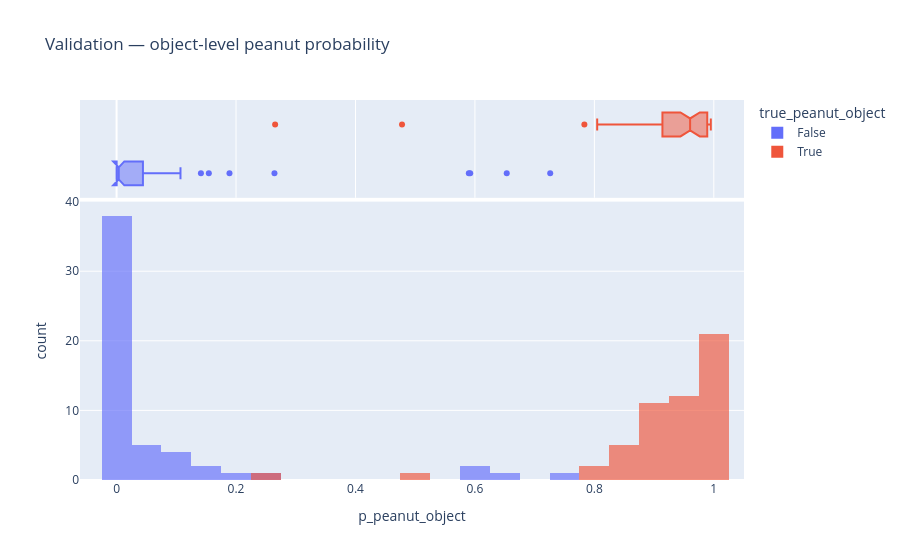
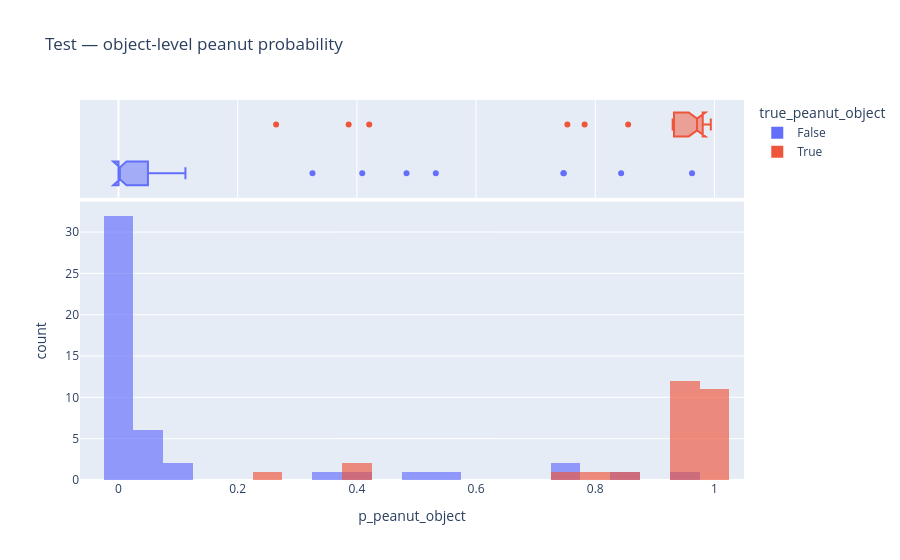

Notebook code cell kept with these figures, in order:
### Code cell
def add_object_score_probabilities(df, model, feature_cols):
    out = df.copy()
    X = out[feature_cols].to_numpy(dtype=float)
    out["p_peanut_object"] = model.predict_proba(X)[:, 1]
    return out


validation_score_df = add_object_score_probabilities(
    validation_score_df,
    model=object_score_model,
    feature_cols=OBJECT_SCORE_FEATURES,
)

test_score_df = add_object_score_probabilities(
    test_score_df,
    model=object_score_model,
    feature_cols=OBJECT_SCORE_FEATURES,
)


def safe_auc_report(df, set_name):
    d = df.dropna(subset=["p_peanut_object", "true_peanut_object"]).copy()
    y = d["true_peanut_object"].astype(int).to_numpy()
    p = d["p_peanut_object"].to_numpy(dtype=float)

    if len(np.unique(y)) < 2:
        print(f"{set_name}: only one class available, AUC not defined.")
        return

    print(f"{set_name} ROC-AUC: {roc_auc_score(y, p):.3f}")
    print(f"{set_name} average precision: {average_precision_score(y, p):.3f}")


safe_auc_report(validation_score_df, "Validation")
safe_auc_report(test_score_df, "Test")

fig = px.histogram(
    validation_score_df,
    x="p_peanut_object",
    color="true_peanut_object",
    nbins=30,
    marginal="box",
    barmode="overlay",
    opacity=0.65,
    title="Validation — object-level peanut probability",
)
fig.show()

fig = px.histogram(
    test_score_df,
    x="p_peanut_object",
    color="true_peanut_object",
    nbins=30,
    marginal="box",
    barmode="overlay",
    opacity=0.65,
    title="Test — object-level peanut probability",
)
fig.show()

### Figure 1 — Plotly figure (JSON) as saved in the notebook; plotly's stock layout.template omitted (floating-point values rounded to 4 significant figures)
{"data": [{"bingroup": "x", "hovertemplate": "true_peanut_object=False<br>p_peanut_object=%{x}<br>count=%{y}<extra></extra>", "legendgroup": "False", "marker": {"color": "#636efa", "opacity": 0.65, "pattern": {"shape": ""}}, "name": "False", "nbinsx": 30, "orientation": "v", "showlegend": true, "type": "histogram", "x": [0.0004416, 0.01297, 0.09965, 0.1545, 0.01498, 0.01435, 5.23e-05, 5.228e-05, 1.138e-05, 2.737e-06, 0.001161, 0.09178, 0.107, 0.001731, 0.0121, 0.002449, 0.03282, 0.05232, 0.00408, 3.3e-05, 0.04382, 0.2644, 0.00431, 0.005378, 6.605e-06, 0.1412, 0.7261, 0.0004308, 0.0002713, 0.5898, 0.0001821, 4.775e-05, 0.0008223, 2.316e-06, 2.134e-06, 4.997e-07, 0.189, 0.00107, 1.067e-05, 0.003011, 0.5921, 0.01022, 3.697e-07, 0.000136, 0.04423, 0.03455, 0.6533, 0.00267, 0.02046, 0.0007882, 0.08877, 0.003656, 3.365e-06, 0.009925, 0.002628], "xaxis": "x", "yaxis": "y"}, {"hovertemplate": "true_peanut_object=False<br>p_peanut_object=%{x}<extra></extra>", "legendgroup": "False", "marker": {"color": "#636efa"}, "name": "False", "notched": true, "showlegend": false, "type": "box", "x": [0.0004416, 0.01297, 0.09965, 0.1545, 0.01498, 0.01435, 5.23e-05, 5.228e-05, 1.138e-05, 2.737e-06, 0.001161, 0.09178, 0.107, 0.001731, 0.0121, 0.002449, 0.03282, 0.05232, 0.00408, 3.3e-05, 0.04382, 0.2644, 0.00431, 0.005378, 6.605e-06, 0.1412, 0.7261, 0.0004308, 0.0002713, 0.5898, 0.0001821, 4.775e-05, 0.0008223, 2.316e-06, 2.134e-06, 4.997e-07, 0.189, 0.00107, 1.067e-05, 0.003011, 0.5921, 0.01022, 3.697e-07, 0.000136, 0.04423, 0.03455, 0.6533, 0.00267, 0.02046, 0.0007882, 0.08877, 0.003656, 3.365e-06, 0.009925, 0.002628], "xaxis": "x2", "yaxis": "y2"}, {"bingroup": "x", "hovertemplate": "true_peanut_object=True<br>p_peanut_object=%{x}<br>count=%{y}<extra></extra>", "legendgroup": "True", "marker": {"color": "#EF553B", "opacity": 0.65, "pattern": {"shape": ""}}, "name": "True", "nbinsx": 30, "orientation": "v", "showlegend": true, "type": "histogram", "x": [0.9845, 0.9802, 0.9916, 0.9516, 0.4779, 0.9564, 0.9232, 0.8857, 0.9635, 0.8712, 0.9206, 0.8727, 0.8468, 0.9743, 0.9932, 0.989, 0.2655, 0.9887, 0.9925, 0.9926, 0.9887, 0.8047, 0.9942, 0.9851, 0.954, 0.9149, 0.9866, 0.9729, 0.8738, 0.9876, 0.9314, 0.9392, 0.9921, 0.9113, 0.9907, 0.883, 0.9745, 0.909, 0.9919, 0.9603, 0.9912, 0.7833, 0.9923, 0.9891, 0.8557, 0.9677, 0.9896, 0.92, 0.9242, 0.9229, 0.995, 0.9459, 0.9163], "xaxis": "x", "yaxis": "y"}, {"hovertemplate": "true_peanut_object=True<br>p_peanut_object=%{x}<extra></extra>", "legendgroup": "True", "marker": {"color": "#EF553B"}, "name": "True", "notched": true, "showlegend": false, "type": "box", "x": [0.9845, 0.9802, 0.9916, 0.9516, 0.4779, 0.9564, 0.9232, 0.8857, 0.9635, 0.8712, 0.9206, 0.8727, 0.8468, 0.9743, 0.9932, 0.989, 0.2655, 0.9887, 0.9925, 0.9926, 0.9887, 0.8047, 0.9942, 0.9851, 0.954, 0.9149, 0.9866, 0.9729, 0.8738, 0.9876, 0.9314, 0.9392, 0.9921, 0.9113, 0.9907, 0.883, 0.9745, 0.909, 0.9919, 0.9603, 0.9912, 0.7833, 0.9923, 0.9891, 0.8557, 0.9677, 0.9896, 0.92, 0.9242, 0.9229, 0.995, 0.9459, 0.9163], "xaxis": "x2", "yaxis": "y2"}], "layout": {"barmode": "overlay", "legend": {"title": {"text": "true_peanut_object"}, "tracegroupgap": 0}, "title": {"text": "Validation — object-level peanut probability"}, "xaxis": {"anchor": "y", "domain": [0, 1], "title": {"text": "p_peanut_object"}}, "xaxis2": {"anchor": "y2", "domain": [0, 1], "matches": "x", "showgrid": true, "showticklabels": false}, "yaxis": {"anchor": "x", "domain": [0, 0.7326], "title": {"text": "count"}}, "yaxis2": {"anchor": "x2", "domain": [0.7426, 1], "matches": "y2", "showgrid": false, "showline": false, "showticklabels": false, "ticks": ""}}}

### Figure 2 — Plotly figure (JSON) as saved in the notebook; plotly's stock layout.template omitted (floating-point values rounded to 4 significant figures)
{"data": [{"bingroup": "x", "hovertemplate": "true_peanut_object=False<br>p_peanut_object=%{x}<br>count=%{y}<extra></extra>", "legendgroup": "False", "marker": {"color": "#636efa", "opacity": 0.65, "pattern": {"shape": ""}}, "name": "False", "nbinsx": 30, "orientation": "v", "showlegend": true, "type": "histogram", "x": [0.01613, 0.0002211, 0.07584, 0.06766, 3.893e-09, 0.07095, 0.007204, 0.0297, 0.02082, 0.0001112, 0.004247, 2.528e-08, 0.000144, 0.409, 0.002362, 0.7472, 0.0001861, 0.0003199, 0.0002811, 1.691e-54, 0.02043, 0.02839, 0.1124, 0.009659, 7.806e-05, 0.0003275, 5.544e-06, 0.02218, 0.001134, 9.71e-12, 0.7465, 0.9624, 0.0002445, 0.8434, 1.999e-08, 0.4833, 0.5325, 2.403e-06, 0.0002843, 0.001277, 0.3255, 0.02847, 0.002307, 0.00125, 0.0312, 1.637e-08, 3.635e-06, 5.948e-05], "xaxis": "x", "yaxis": "y"}, {"hovertemplate": "true_peanut_object=False<br>p_peanut_object=%{x}<extra></extra>", "legendgroup": "False", "marker": {"color": "#636efa"}, "name": "False", "notched": true, "showlegend": false, "type": "box", "x": [0.01613, 0.0002211, 0.07584, 0.06766, 3.893e-09, 0.07095, 0.007204, 0.0297, 0.02082, 0.0001112, 0.004247, 2.528e-08, 0.000144, 0.409, 0.002362, 0.7472, 0.0001861, 0.0003199, 0.0002811, 1.691e-54, 0.02043, 0.02839, 0.1124, 0.009659, 7.806e-05, 0.0003275, 5.544e-06, 0.02218, 0.001134, 9.71e-12, 0.7465, 0.9624, 0.0002445, 0.8434, 1.999e-08, 0.4833, 0.5325, 2.403e-06, 0.0002843, 0.001277, 0.3255, 0.02847, 0.002307, 0.00125, 0.0312, 1.637e-08, 3.635e-06, 5.948e-05], "xaxis": "x2", "yaxis": "y2"}, {"bingroup": "x", "hovertemplate": "true_peanut_object=True<br>p_peanut_object=%{x}<br>count=%{y}<extra></extra>", "legendgroup": "True", "marker": {"color": "#EF553B", "opacity": 0.65, "pattern": {"shape": ""}}, "name": "True", "nbinsx": 30, "orientation": "v", "showlegend": true, "type": "histogram", "x": [0.9859, 0.9939, 0.9793, 0.9855, 0.946, 0.9544, 0.9728, 0.9611, 0.2645, 0.9796, 0.9723, 0.3862, 0.9299, 0.4207, 0.9749, 0.9438, 0.9909, 0.9329, 0.9343, 0.9805, 0.9931, 0.9802, 0.9852, 0.9755, 0.7822, 0.8552, 0.7532, 0.9699, 0.9708], "xaxis": "x", "yaxis": "y"}, {"hovertemplate": "true_peanut_object=True<br>p_peanut_object=%{x}<extra></extra>", "legendgroup": "True", "marker": {"color": "#EF553B"}, "name": "True", "notched": true, "showlegend": false, "type": "box", "x": [0.9859, 0.9939, 0.9793, 0.9855, 0.946, 0.9544, 0.9728, 0.9611, 0.2645, 0.9796, 0.9723, 0.3862, 0.9299, 0.4207, 0.9749, 0.9438, 0.9909, 0.9329, 0.9343, 0.9805, 0.9931, 0.9802, 0.9852, 0.9755, 0.7822, 0.8552, 0.7532, 0.9699, 0.9708], "xaxis": "x2", "yaxis": "y2"}], "layout": {"barmode": "overlay", "legend": {"title": {"text": "true_peanut_object"}, "tracegroupgap": 0}, "title": {"text": "Test — object-level peanut probability"}, "xaxis": {"anchor": "y", "domain": [0, 1], "title": {"text": "p_peanut_object"}}, "xaxis2": {"anchor": "y2", "domain": [0, 1], "matches": "x", "showgrid": true, "showticklabels": false}, "yaxis": {"anchor": "x", "domain": [0, 0.7326], "title": {"text": "count"}}, "yaxis2": {"anchor": "x2", "domain": [0.7426, 1], "matches": "y2", "showgrid": false, "showline": false, "showticklabels": false, "ticks": ""}}}
